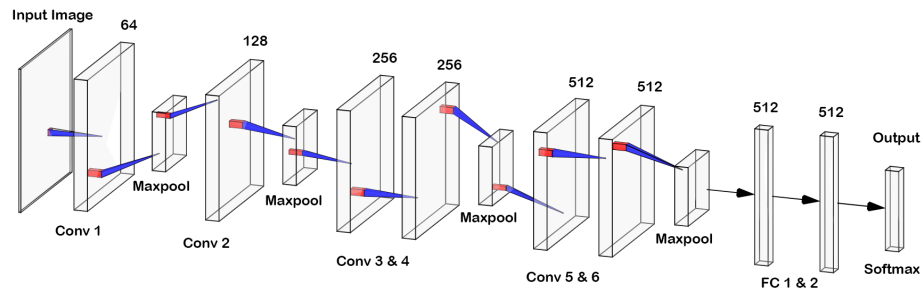
#> input picture Architecture.PNG, 1848 x 614 px, given as the content of the folder data/train_num, which was not available (shown at 1/2 size)
$ jupyter execute --allow-errors final.ipynb   (shell and % lines are left out)
#> lines starting #> are read from the running program, lines starting #| are printed output that depends on the picture; pictures that were not available may be replaced by others from this repository, and a replacement may not be noted
[cell 1]
#!wget https://www.dropbox.com/s/ghqv553yfk5pzja/correction.zip

[cell 2]
import tensorflow as tf
import numpy as np
import os
import glob
import cv2
import matplotlib.pyplot as plt
import pandas as pd
import pickle
import keras
from keras import regularizers
from keras.utils import to_categorical
from keras.layers import Dense, Input, Conv2D, Flatten, MaxPooling2D,BatchNormalization, Activation,Dropout
from keras.models import Model
from keras.callbacks import ModelCheckpoint
from keras import backend as K
from __future__ import print_function

from keras.models import Sequential
from keras.layers import Dense, Activation
from keras.utils import to_categorical
from sklearn.model_selection import train_test_split
from keras.preprocessing.image import ImageDataGenerator
import gc
from keras.models import load_model
from google.colab import files

[cell 3]
RESIZE_DIM=96

data_dir='data'
#data_dir=os.path.join('..','input')
paths_t_numbers=glob.glob(os.path.join(data_dir,'train_num','*.png'))
paths_t_vowels=glob.glob(os.path.join(data_dir,'train_vow','*.png'))
paths_t_cons=glob.glob(os.path.join(data_dir,'train_cons','*.png'))
paths_cor=glob.glob(os.path.join(data_dir,'cor','*.png'))

paths_train_all=paths_t_numbers+paths_t_vowels+paths_t_cons+paths_cor


paths_v_numbers=glob.glob(os.path.join(data_dir,'val_num','*.png'))
paths_v_vowels=glob.glob(os.path.join(data_dir,'val_vow','*.png'))
paths_v_cons=glob.glob(os.path.join(data_dir,'val_cons','*.png'))

paths_val_all=paths_v_numbers+paths_v_vowels+paths_v_cons


path_label_t_num=os.path.join(data_dir,'train_num.csv')
path_label_t_vow=os.path.join(data_dir,'train_vow.csv')
path_label_t_cons=os.path.join(data_dir,'train_cons.csv')
path_lavel_cor   =os.path.join(data_dir,'corr.csv')

path_label_v_num=os.path.join(data_dir,'val_num.csv')
path_label_v_vow=os.path.join(data_dir,'val_vow.csv')
path_label_v_cons=os.path.join(data_dir,'val_cons.csv')

[cell 4]
def get_key(path):
    # seperates the key of an image from the filepath
    key=path.split(sep=os.sep)[-1]
    return key

def get_data(paths_img,path_label=None,resize_dim=None):

#> called with path_label = 'data/train_num.csv', resize_dim = 96
    X=[] # initialize empty list for resized images
    for i,path in enumerate(paths_img):
        img=cv2.imread(path,cv2.IMREAD_COLOR) # images loaded in color (BGR)
#> img is the input picture: shape (614, 1848, 3); mean B, G, R 243.2, 242.1, 242.5
        img=cv2.cvtColor(img,cv2.COLOR_BGR2GRAY) # cnahging colorspace to GRAY
#> img: shape (614, 1848)
        if resize_dim is not None:
            img=cv2.resize(img,(resize_dim,resize_dim),interpolation=cv2.INTER_AREA) # resize image to 28x28
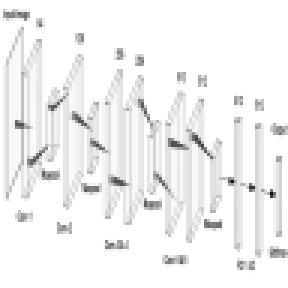
#> img: shape (96, 96) (shown 3 times larger); min 9, max 255, mean 242.3
        #X.append(np.expand_dims(img,axis=2)) # expand image to 28x28x1 and append to the list.
        gaussian_3 = cv2.GaussianBlur(img, (9,9), 10.0) #unblur
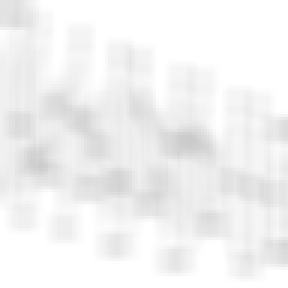
#> gaussian_3: shape (96, 96) (shown 3 times larger); min 201, max 255, mean 242.2
        img = cv2.addWeighted(img, 1.5, gaussian_3, -0.5, 0, img)
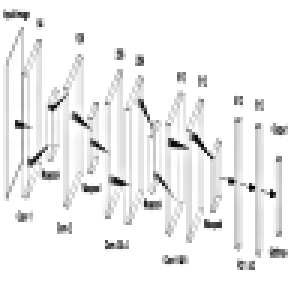
#> img: shape (96, 96) (shown 3 times larger); min 0, max 255, mean 240
        kernel = np.array([[-1,-1,-1], [-1,9,-1], [-1,-1,-1]]) #filter
        img = cv2.filter2D(img, -1, kernel)
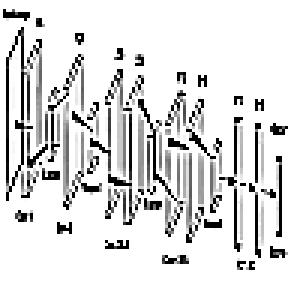
#> img: shape (96, 96) (shown 3 times larger); min 0, max 255, mean 220.6
        X.append(img) # expand image to 28x28x1 and append to the list
        # display progress
        if i==len(paths_img)-1:
            end='\n'
        else: end='\r'
        print('processed {}/{}'.format(i+1,len(paths_img)),end=end)

    X=np.array(X) # tranform list to numpy array
    if  path_label is None:
        return X
    else:
        df = pd.read_csv(path_label) # read labels
        df=df.set_index('filename')
        y_label=[df.loc[get_key(path)]['label'] for path in  paths_img] # get the labels corresponding to the images
        y=to_categorical(y_label,60) # transfrom integer value to categorical variable
        return X, y
